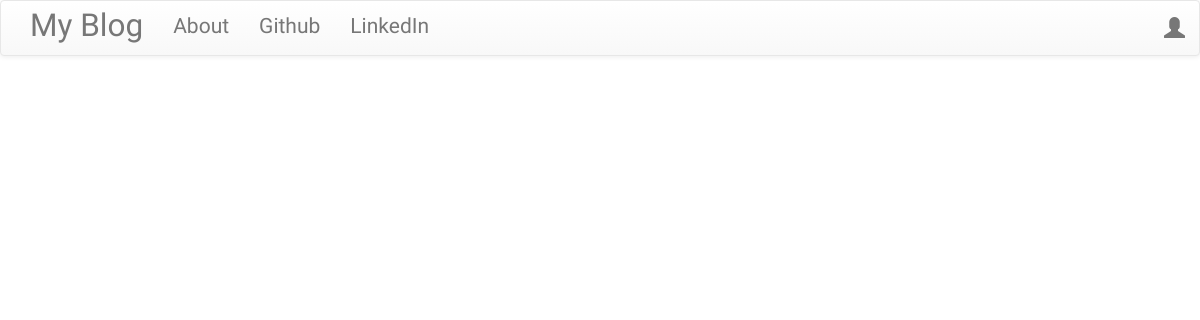
The app's page /, older data.
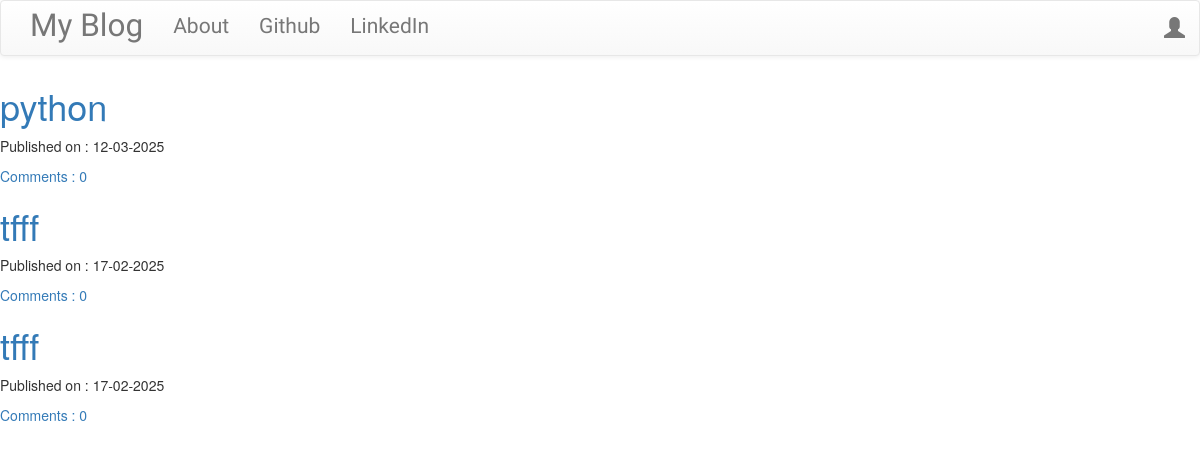
The same page, newer data.
### blog/models.py (models this page shows, shortened)
class Post(models.Model):
    author = models.ForeignKey('auth.User',on_delete=models.CASCADE)
    title = models.CharField(max_length=200)
    text = models.TextField()
    created_date =models.DateField(default=timezone.now)
    published_date = models.DateTimeField(null=True, blank=True)
    def approve_comments(self):
        return self.comments.filter(approved_comments=True)

### blog/views.py (the view)
# urls.py: path('',views.PostListView.as_view(),name='post_list'),
class PostListView(ListView):
    model = Post
    def get_queryset(self):
        return Post.objects.filter(published_date__lte = timezone.now()).order_by('-published_date')

### blog/templates/blog/post_list.html
{% extends "base.html" %}
{% block content %}
<div class="centerstage">
    {% for post in post_list %}
    <div class="post">
        <h1><a href="{% url 'post_detail' pk=post.pk %}">{{post.title}}</a></h1>
        <div class="date">
            <p>Published on : {{post.published_date|date:'d-m-Y'}}</p>
        </div>
        <a href="{% url 'post_detail' pk=post.pk %}">Comments : {{ post.approve_comments.count}}</a>
    </div>
    {%endfor%}
</div>
{% endblock %}

Row changes from the older to the newer data that the page shows:
added Post: title "python", published_date "12-03-2025", approve_comments.count "0"
added Post: title "tfff", published_date "17-02-2025", approve_comments.count "0"
added Post: title "tfff", published_date "17-02-2025", approve_comments.count "0"
